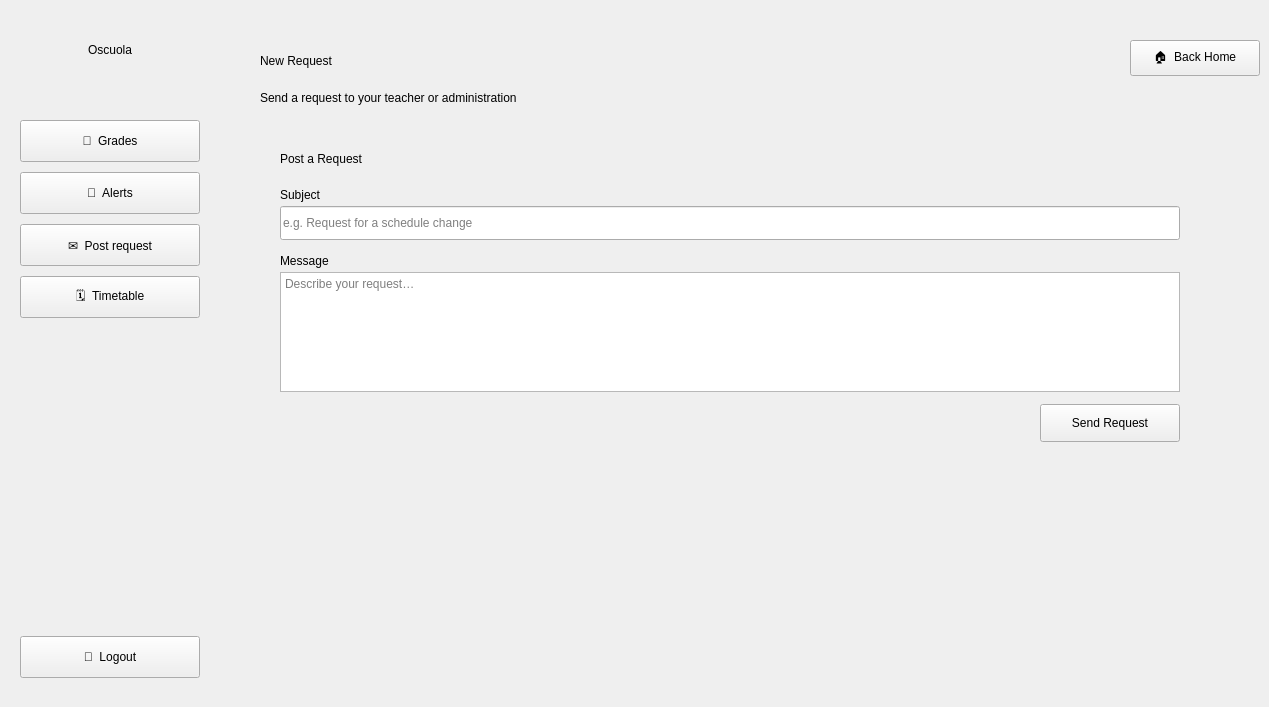
    <widget class="QWidget" name="post_request_student">
     <widget class="QFrame" name="sidebar_4">
      <property name="geometry">
       <rect>
        <x>0</x>
        <y>0</y>
        <width>220</width>
        <height>698</height>
       </rect>
      </property>
      <widget class="QLabel" name="sidebar_title_5">
       <property name="geometry">
        <rect>
         <x>0</x>
         <y>30</y>
         <width>220</width>
         <height>40</height>
        </rect>
       </property>
       <property name="text">
        <string>Oscuola</string>
       </property>
       <property name="alignment">
        <set>Qt::AlignmentFlag::AlignCenter</set>
       </property>
      </widget>
      <widget class="QPushButton" name="grades_button_student_2">
       <property name="geometry">
        <rect>
         <x>20</x>
         <y>120</y>
         <width>180</width>
         <height>42</height>
        </rect>
       </property>
       <property name="cursor">
        <cursorShape>PointingHandCursor</cursorShape>
       </property>
       <property name="text">
        <string>📘  Grades</string>
       </property>
      </widget>
      <widget class="QPushButton" name="alerts_student_but_2">
       <property name="geometry">
        <rect>
         <x>20</x>
         <y>172</y>
         <width>180</width>
         <height>42</height>
        </rect>
       </property>
       <property name="cursor">
        <cursorShape>PointingHandCursor</cursorShape>
       </property>
       <property name="text">
        <string>🔔  Alerts</string>
       </property>
      </widget>
      <widget class="QPushButton" name="pushButton_19">
       <property name="geometry">
        <rect>
         <x>20</x>
         <y>224</y>
         <width>180</width>
         <height>42</height>
        </rect>
       </property>
       <property name="cursor">
        <cursorShape>PointingHandCursor</cursorShape>
       </property>
       <property name="text">
        <string>✉️  Post request</string>
       </property>
      </widget>
      <widget class="QPushButton" name="timetable_but_student_4">
       <property name="geometry">
        <rect>
         <x>20</x>
         <y>276</y>
         <width>180</width>
         <height>42</height>
        </rect>
       </property>
       <property name="cursor">
        <cursorShape>PointingHandCursor</cursorShape>
       </property>
       <property name="text">
        <string>🗓️  Timetable</string>
       </property>
      </widget>
      <widget class="QPushButton" name="logout_but_4">
       <property name="geometry">
        <rect>
         <x>20</x>
         <y>636</y>
         <width>180</width>
         <height>42</height>
        </rect>
       </property>
       <property name="cursor">
        <cursorShape>PointingHandCursor</cursorShape>
       </property>
       <property name="text">
        <string>🚪  Logout</string>
       </property>
      </widget>
     </widget>
     <widget class="QLabel" name="label_17">
      <property name="geometry">
       <rect>
        <x>260</x>
        <y>36</y>
        <width>500</width>
        <height>50</height>
       </rect>
      </property>
      <property name="text">
       <string>New Request</string>
      </property>
     </widget>
     <widget class="QLabel" name="label_18">
      <property name="geometry">
       <rect>
        <x>260</x>
        <y>86</y>
        <width>600</width>
        <height>24</height>
       </rect>
      </property>
      <property name="text">
       <string>Send a request to your teacher or administration</string>
      </property>
     </widget>
     <widget class="QPushButton" name="back_home_btn_3">
      <property name="geometry">
       <rect>
        <x>1130</x>
        <y>40</y>
        <width>130</width>
        <height>36</height>
       </rect>
      </property>
      <property name="cursor">
       <cursorShape>PointingHandCursor</cursorShape>
      </property>
      <property name="text">
       <string>🏠  Back Home</string>
      </property>
     </widget>
     <widget class="QFrame" name="panel_post_request">
      <property name="geometry">
       <rect>
        <x>260</x>
        <y>130</y>
        <width>940</width>
        <height>320</height>
       </rect>
      </property>
      <widget class="QLabel" name="panel_title_post_request">
       <property name="geometry">
        <rect>
         <x>20</x>
         <y>16</y>
         <width>300</width>
         <height>26</height>
        </rect>
       </property>
       <property name="text">
        <string>Post a Request</string>
       </property>
      </widget>
      <widget class="QLabel" name="field_label_request_subject">
       <property name="geometry">
        <rect>
         <x>20</x>
         <y>56</y>
         <width>200</width>
         <height>18</height>
        </rect>
       </property>
       <property name="text">
        <string>Subject</string>
       </property>
      </widget>
      <widget class="QLineEdit" name="request_subject">
       <property name="geometry">
        <rect>
         <x>20</x>
         <y>76</y>
         <width>900</width>
         <height>34</height>
        </rect>
       </property>
       <property name="placeholderText">
        <string>e.g. Request for a schedule change</string>
       </property>
      </widget>
      <widget class="QLabel" name="field_label_request_message">
       <property name="geometry">
        <rect>
         <x>20</x>
         <y>122</y>
         <width>200</width>
         <height>18</height>
        </rect>
       </property>
       <property name="text">
        <string>Message</string>
       </property>
      </widget>
      <widget class="QPlainTextEdit" name="request_message">
       <property name="geometry">
        <rect>
         <x>20</x>
         <y>142</y>
         <width>900</width>
         <height>120</height>
        </rect>
       </property>
       <property name="placeholderText">
        <string>Describe your request…</string>
       </property>
      </widget>
      <widget class="QPushButton" name="btn_send_request">
       <property name="geometry">
        <rect>
         <x>780</x>
         <y>274</y>
         <width>140</width>
         <height>38</height>
        </rect>
       </property>
       <property name="cursor">
        <cursorShape>PointingHandCursor</cursorShape>
       </property>
       <property name="text">
        <string>Send Request</string>
       </property>
      </widget>
      <widget class="QLabel" name="label">
       <property name="geometry">
        <rect>
         <x>670</x>
         <y>370</y>
         <width>211</width>
         <height>51</height>
        </rect>
       </property>
       <property name="text">
        <string>TextLabel</string>
       </property>
      </widget>
     </widget>
     <widget class="QLabel" name="post_res">
      <property name="geometry">
       <rect>
        <x>810</x>
        <y>480</y>
        <width>321</width>
        <height>61</height>
       </rect>
      </property>
      <property name="text">
       <string/>
      </property>
     </widget>
    </widget>
